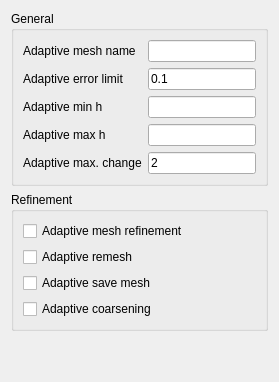
     <widget class="QWidget" name="adaptiveTab">
      <attribute name="title">
       <string>Adaptive</string>
      </attribute>
      <layout class="QVBoxLayout">
       <item>
        <widget class="QGroupBox" name="adaptiveGeneralControlGroup">
         <property name="title">
          <string>General</string>
         </property>
         <layout class="QGridLayout">
          <item row="0" column="0">
           <widget class="QLabel" name="adaptiveMeshNameLabel">
            <property name="text">
             <string>Adaptive mesh name</string>
            </property>
           </widget>
          </item>
          <item row="0" column="1">
           <widget class="QLineEdit" name="adaptiveMeshNameEdit"/>
          </item>
          <item row="1" column="0">
           <widget class="QLabel" name="adaptiveErrorLimitLabel">
            <property name="text">
             <string>Adaptive error limit</string>
            </property>
           </widget>
          </item>
          <item row="1" column="1">
           <widget class="QLineEdit" name="adaptiveErrorLimitEdit">
            <property name="text">
             <string>0.1</string>
            </property>
           </widget>
          </item>
          <item row="2" column="0">
           <widget class="QLabel" name="adaptiveMinHLabel">
            <property name="text">
             <string>Adaptive min h</string>
            </property>
           </widget>
          </item>
          <item row="2" column="1">
           <widget class="QLineEdit" name="adaptiveMinHEdit"/>
          </item>
          <item row="3" column="0">
           <widget class="QLabel" name="adaptiveMaxHLabel">
            <property name="text">
             <string>Adaptive max h</string>
            </property>
           </widget>
          </item>
          <item row="3" column="1">
           <widget class="QLineEdit" name="adaptiveMaxHEdit"/>
          </item>
          <item row="4" column="0">
           <widget class="QLabel" name="adaptiveMaxChangeLabel">
            <property name="text">
             <string>Adaptive max. change</string>
            </property>
           </widget>
          </item>
          <item row="4" column="1">
           <widget class="QLineEdit" name="adaptiveMaxChangeEdit">
            <property name="text">
             <string>2</string>
            </property>
           </widget>
          </item>
         </layout>
        </widget>
       </item>
       <item>
        <widget class="QGroupBox" name="adaptiveSOlverControlBox">
         <property name="title">
          <string>Refinement</string>
         </property>
         <layout class="QVBoxLayout">
          <item>
           <widget class="QCheckBox" name="adaptiveMeshRefinementCheck">
            <property name="text">
             <string>Adaptive mesh refinement</string>
            </property>
           </widget>
          </item>
          <item>
           <widget class="QCheckBox" name="adaptiveRemeshCheck">
            <property name="text">
             <string>Adaptive remesh</string>
            </property>
           </widget>
          </item>
          <item>
           <widget class="QCheckBox" name="adaptiveSaveMeshCheck">
            <property name="text">
             <string>Adaptive save mesh</string>
            </property>
           </widget>
          </item>
          <item>
           <widget class="QCheckBox" name="adaptiveCoarseningCheck">
            <property name="text">
             <string>Adaptive coarsening</string>
            </property>
           </widget>
          </item>
         </layout>
        </widget>
       </item>
       <item>
        <spacer>
         <property name="orientation">
          <enum>Qt::Vertical</enum>
         </property>
         <property name="sizeHint" stdset="0">
          <size>
           <width>20</width>
           <height>40</height>
          </size>
         </property>
        </spacer>
       </item>
      </layout>
     </widget>
